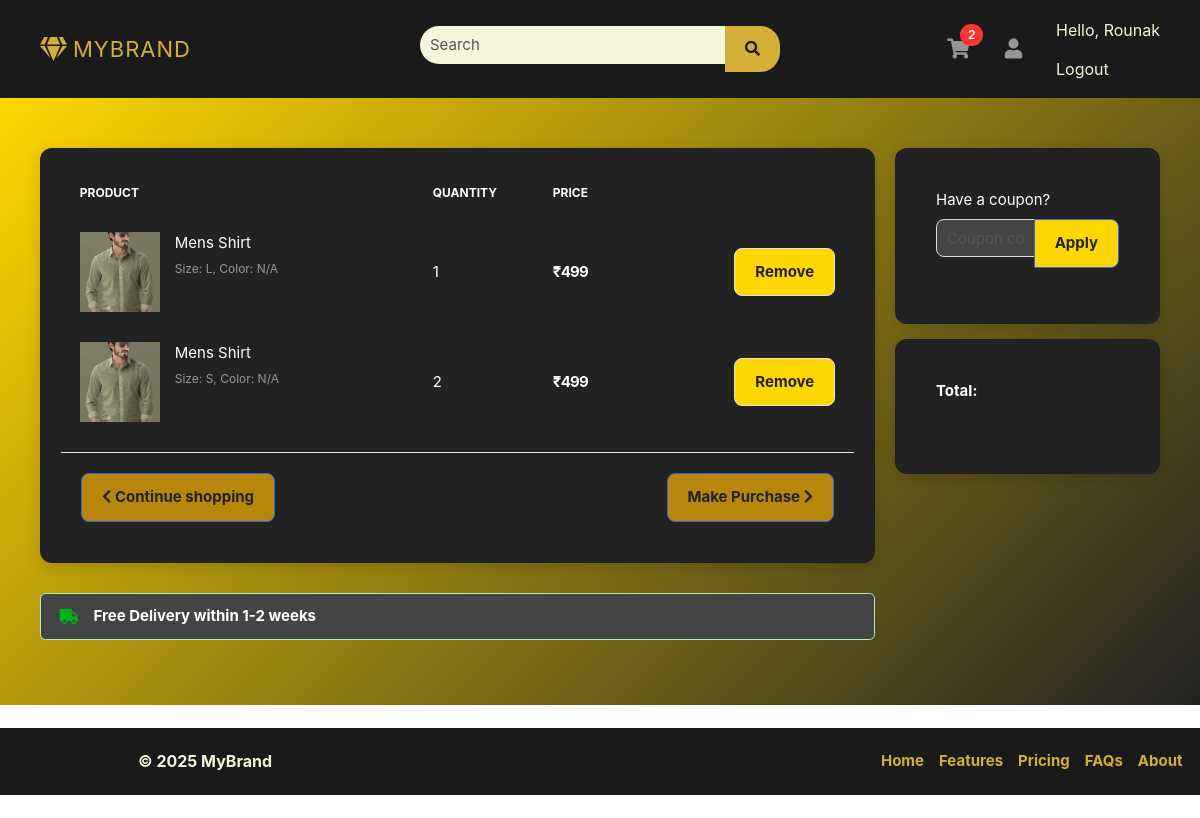
Screenshot of /accounts/cart/ (signed in) with the database file from the repository.
### accounts/models.py (models this page shows, shortened)
class Profile(models.Model):
    user = models.OneToOneField(User, on_delete=models.CASCADE)
    address = models.TextField(blank=True, null=True)
    is_email_verified = models.BooleanField(default=False)
    phone_number = models.CharField(max_length=15, null=True, blank=True)
    email_token = models.CharField(max_length=100, null=True, blank=True)
    def get_cart_count(self):
        return CartItems.objects.filter(cart__is_paid=False, cart__user=self.user).count()

class CartItems(BaseModel):
    cart = models.ForeignKey(Cart, on_delete=models.CASCADE, related_name="cart_items")
    product = models.ForeignKey(Product, on_delete=models.SET_NULL, null=True, blank=True)
    color_variant = models.ForeignKey(ColorVariant, on_delete=models.SET_NULL, blank=True, null=True)
    size_variant = models.ForeignKey(SizeVariant, on_delete=models.SET_NULL, blank=True, null=True)
    quantity = models.PositiveIntegerField(default=1)

### products/models.py (models this page shows, shortened)
class Product(BaseModel):
    product_name = models.CharField(max_length=100)
    slug = models.SlugField(unique=True, null=True, blank=True)
    category = models.ForeignKey(Category, on_delete=models.CASCADE, related_name="products")
    price = models.IntegerField()
    product_description = models.TextField()
    color_variant = models.ManyToManyField(ColorVariant, blank=True)
    size_variant = models.ManyToManyField(SizeVariant, blank=True)

class ProductImage(BaseModel):
    product = models.ForeignKey(Product, on_delete=models.CASCADE, related_name="product_images")
    image = models.ImageField(upload_to="product/")

class SizeVariant(BaseModel):
    size_name = models.CharField(max_length=100)
    price = models.IntegerField(default=0)

### accounts/views.py (the view)
# urls.py: path("cart/", cart, name="cart"),
def cart(request):
    cart_items = CartItems.objects.filter(cart__user=request.user, cart__is_paid=False)
    context = {'cart_items': cart_items}
    return render(request, 'accounts/cart.html', context)

### templates/accounts/cart.html (shortened to what this page needs)
{% extends "base/base.html" %}
{% block start %}
<section class="section-content padding-y">
    <div class="container">
        <div class="row">
            <main class="col-md-9">
                <div class="card">
                    <table class="table table-borderless table-shopping-cart">
                        <thead class="text-muted">
                            <tr class="small text-uppercase">
                                <th scope="col">Product</th>
                                <th scope="col" width="120">Quantity</th>
                                <th scope="col" width="120">Price</th>
                                <th scope="col" class="text-right" width="200"> </th>
                            </tr>
                        </thead>
                        <tbody>
                            {% for cart_item in cart_items %}
                            <tr>
                                <td>
                                    <figure class="itemside">
                                        <div class="aside">
                                            <img src="{{ cart_item.product.product_images.first.image.url }}" class="img-sm">
                                        </div>
                                        <figcaption class="info">
                                            <a href="#" class="title text-white">{{ cart_item.product.product_name }}</a>
                                            <p class="text-muted small">
                                                Size: {{ cart_item.size_variant.size_name|default:"N/A" }},
                                                Color: {{ cart_item.color_variant.color_name|default:"N/A" }}
                                            </p>
                                        </figcaption>
                                    </figure>
                                </td>
                                <td>
                                    {{ cart_item.quantity }}
                                </td>
                                <td>
                                    <div class="price-wrap">
                                        <var class="price">₹{{ cart_item.product.price }}</var>
                                    </div>
                                </td>
                                <td class="text-right">
                                    <a href="{% url 'remove_cart' cart_item.uid %}" class="btn btn-light"> Remove</a>
                                </td>
                            </tr>
                            {% endfor %}
                        </tbody>
                    </table>
                    <div class="card-body border-top">
                        <a href="#" class="btn btn-primary float-md-right"> Make Purchase <i class="fa fa-chevron-right"></i> </a>
                        <a href="{% url 'index' %}" class="btn btn-primary"> <i class="fa fa-chevron-left"></i> Continue shopping </a>
                    </div>
                </div>
                <div class="alert alert-success mt-3">
                    <p class="icontext"><i class="icon text-success fa fa-truck"></i> Free Delivery within 1-2 weeks</p>
                </div>
            </main>
            <aside class="col-md-3">
                <div class="card mb-3">
                    <div class="card-body">
                        <form>
                            <div class="form-group">
                                <label>Have a coupon?</label>
                                <div class="input-group">
                                    <input type="text" class="form-control" placeholder="Coupon code">
                                    <span class="input-group-append">
                                        <button class="btn btn-primary">Apply</button>
                                    </span>
                                </div>
                            </div>
                        </form>
                    </div>
                </div>
                <div class="card">
                    <div class="card-body">
                        <dl class="dlist-align">
                            <dt>Total:</dt>
                            <dd class="text-right h5"><strong>{{ final_total }}</strong></dd>
                        </dl>
                        <hr>
                    </div>
                </div>
            </aside>
        </div>
    </div>
</section>
{% endblock %}

### templates/base/base.html (shortened to what this page needs)
<!DOCTYPE HTML>
<html lang="en">
<head>
    <link href="/media/css/bootstrap.css" rel="stylesheet" type="text/css" />
    <link href="/media/fonts/fontawesome/css/all.min.css" type="text/css" rel="stylesheet">
    <link href="/media/css/ui.css" rel="stylesheet" type="text/css" />
    <link href="/media/css/responsive.css" rel="stylesheet" />
</head>
<body>
    <header class="section-header">
        <section class="header-main" style="width: 100%; background-color: #1a1a1a; padding: 10px 0;">
            <div class="container">
                <div class="row align-items-center">
                    <div class="col-lg-4 col-12 d-flex justify-content-start">
                        <a class="navbar-brand text-uppercase fw-bold" href="{% url 'index' %}"
                           style="font-size: 22px; letter-spacing: 1px; display: flex; align-items: center; color: #d4af37;">
                            <i class="fas fa-gem" style="color: #d4af37; font-size: 24px; margin-right: 5px;"></i>
                            MyBrand
                        </a>
                    </div>
                    <div class="col-lg-4 col-12 d-flex justify-content-center">
                        <form action="#" class="search w-100" style="max-width: 400px;">
                            <div class="input-group">
                                <input type="text" class="form-control" placeholder="Search"
                                       style="border-radius: 20px 0 0 20px; padding: 10px; border: none; background: #f5f5dc; color: #1a1a1a;">
                                <div class="input-group-append">
                                    <button class="btn" type="submit"
                                            style="border-radius: 0 20px 20px 0; background: #d4af37; border: none; color: #1a1a1a;">
                                        <i class="fa fa-search"></i>
                                    </button>
                                </div>
                            </div>
                        </form>
                    </div>
                    <div class="col-lg-4 col-12 d-flex justify-content-end align-items-center">
                        <div class="widgets-wrap d-flex align-items-center">
                            <div class="widget-header mr-3 position-relative">
                                <a href="{% if request.user.is_authenticated %}{% url 'cart' %}{% else %}{% url 'login' %}?next={% url 'cart' %}{% endif %}"
                                    class="icon icon-sm rounded-circle"
                                    style="width: 40px; height: 40px; display: flex; align-items: center; justify-content: center; color: #d4af37;">
                                    <i class="fa fa-shopping-cart"></i>
                                </a>
                                <span class="badge badge-pill badge-danger notify"
                                      style="position: absolute; top: -5px; right: -5px; font-size: 12px; padding: 5px 8px;">
                                    {{ request.user.profile.get_cart_count }}
                                </span>
                            </div>
                            <div class="widget-header icontext">
                                <a href="{% url 'profile' %}" class="icon icon-sm rounded-circle"
                                   style="width: 40px; height: 40px; display: flex; align-items: center; justify-content: center; color: #d4af37;">
                                    <i class="fa fa-user"></i>
                                </a>
                            </div>
                            <ul class="navbar-nav ml-2">
                                {% if request.user.is_authenticated %}
                                <li class="nav-item">
                                    <span class="nav-link" style="color: #f5f5dc;">Hello, {{ request.user.username }}</span>
                                </li>
                                <li class="nav-item">
                                    <a class="nav-link" href="{% url 'logout' %}" style="color: #f5f5dc;">Logout</a>
                                </li>
                                {% else %}
                                <li class="nav-item d-flex align-items-center">
                                    <a class="nav-link" href="{% url 'login' %}" style="color: #f5f5dc;">Sign in</a>
                                    <span class="mx-1" style="color: #d4af37;">|</span>
                                    <a class="nav-link" href="{% url 'register' %}" style="color: #f5f5dc;">Register</a>
                                </li>
                                {% endif %}
                            </ul>
                        </div>
                    </div>
                </div>
            </div>
        </section>
    </header>
    <main>
        {% block start %} {% endblock %}
    </main>
    {% include 'base/footer.html' %}
</body>
</html>

### public/static/css/ui.css (style rules this page uses)
html { font-family: 'Inter', sans-serif; font-size: 15px; }
.price-wrap { letter-spacing: -0.7px; }
.icon-xs, .icon-sm, .icon-md, .icon-lg { display: inline-block; text-align: center; flex-shrink: 0; flex-grow: 0; }
.icon-sm { width: 48px; height: 48px; line-height: 48px; font-size: 20px; }
.img-xs, .img-sm, .img-md, .img-lg { object-fit: cover; flex-shrink: 0; flex-grow: 0; }
.img-sm { width: 80px; height: 80px; }
.padding-y { padding-top: 40px; padding-bottom: 40px; }
var { font-style: normal; }
figure { margin-bottom: 0; }
article:after, .form-group:after { display: block; clear: both; content: ""; }
.card .title { color: #212529; }
p:last-child { margin-bottom: 0; }
.header-main { position: relative; padding-top: 1rem; padding-bottom: 1rem; }
.widget-header { display: inline-block; vertical-align: middle; position: relative; }
.widget-header a { color: #545454; }
.widget-header i { color: #969696; }
.widget-header .notify { position: absolute; top: -3px; right: -10px; }
.btn-light { background-color: #fff; border-color: #e4e4e4; }
.itemside { position: relative; display: flex; width: 100%; }
.itemside .aside { position: relative; flex-shrink: 0; }
.itemside .info { padding-left: 15px; padding-right: 7px; }
.itemside p { margin-bottom: 0; }
.itemside .title { display: block; margin-bottom: 5px; color: #212529; }
[class*="dlist-"] { margin-bottom: 5px; }
[class*="dlist-"] dd { margin-bottom: 0; }
.dlist-align { display: flex; }
.dlist-align dt { width: 120px; word-wrap: break-word; font-weight: normal; }
.dlist-align dd { flex-grow: 1; }
.icontext { display: inline-flex; align-items: center; vertical-align: middle; }
.icontext .icon { position: relative; margin-right: 15px; flex-shrink: 0; flex-grow: 0; }
.notify { position: absolute; top: -4px; right: -10px; display: inline-block; padding: .25em .6em; font-size: 12px; line-height: 1; text-align: center; border-radius: 3rem; color: #fff; background-color: #fa3434; }
.price { font-weight: 600; color: #212529; }
.table-shopping-cart.table td, .table-shopping-cart.table th { padding-left: 1.25rem; padding-right: 1.25rem; }
.table-shopping-cart .price-wrap { line-height: 1.2; }
.table-shopping-cart .price { font-weight: bold; margin-right: 5px; display: block; }

### templates/base/base.html (style rules this page uses)
.navbar-nav .nav-link { font-size: 16px; transition: all 0.3s ease-in-out; }

### templates/accounts/cart.html (style rules this page uses)
.section-content { background: linear-gradient(-45deg, #000000, #b8860b, #222, #ffd700); background-size: 300% 300%; animation: gradientBG 8s ease infinite; padding-top: 50px; padding-bottom: 50px; color: #fff; }
.card { background: #222; color: #fff; border-radius: 12px; box-shadow: 0px 4px 15px rgba(0, 0, 0, 0.15); margin-bottom: 30px; padding: 20px; }
.card-body { padding: 20px; }
.table th, .table td { color: #fff !important; padding: 15px; vertical-align: middle; }
.price-wrap var.price { color: #fff !important; font-weight: bold; }
.table-shopping-cart .btn, .input-group-append button { background: #ffd700; color: #222; font-weight: bold; padding: 12px 20px; border-radius: 8px; transition: 0.3s; text-align: center; }
.alert { background: #444; color: #fff; font-weight: bold; }
.form-control { background: #444; color: #fff; border: 1px solid #ddd; padding: 10px; border-radius: 8px; }
.dlist-align dt { font-weight: bold; color: #fff; }
.dlist-align dd { color: #ffd700; }
.btn-primary { background: #b8860b; color: #222; font-weight: bold; padding: 12px 20px; border-radius: 8px; transition: 0.3s; text-align: center; }
.btn-light { color: #ffd700; font-weight: bold; transition: 0.3s; text-align: center; }

### rows the page displays
CartItems: product.product_images.first.image (picture), product.product_name "Mens Shirt", size_variant.size_name "L", color_variant.color_name "N/A", quantity "1", product.price "499"
CartItems: product.product_images.first.image (picture), product.product_name "Mens Shirt", size_variant.size_name "S", color_variant.color_name "N/A", quantity "2", product.price "499"

### other values shown
{{ request.user.profile.get_cart_count }} "2"
{{ request.user.username }} "Rounak"
